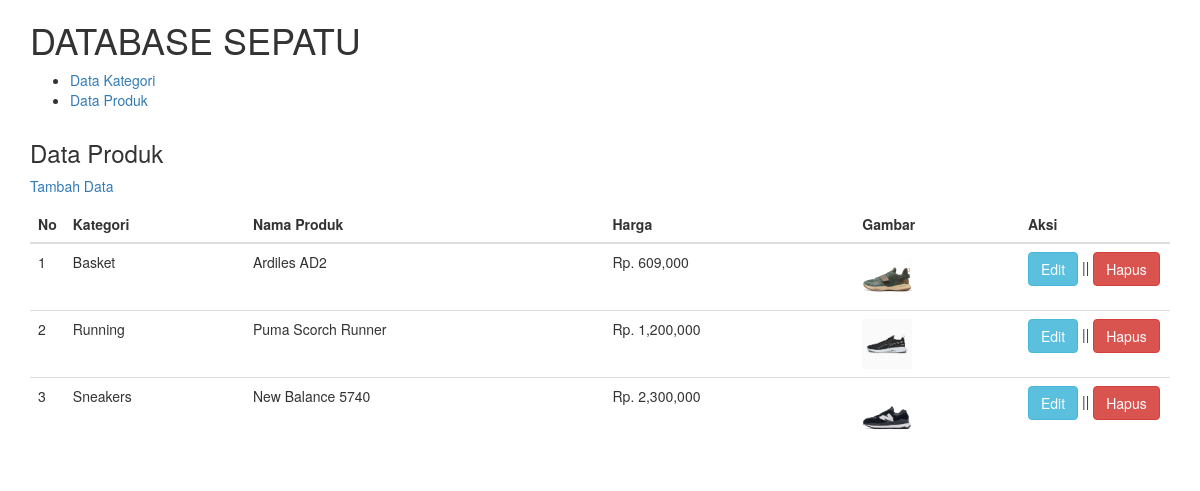
/data-produk.php, run on the app's committed database.
### tables this page shows
CREATE TABLE `tb_product` (
  `product_id` int(11) NOT NULL,
  `category_id` int(11) NOT NULL,
  `product_name` varchar(100) NOT NULL,
  `product_price` int(11) NOT NULL,
  `product_description` text NOT NULL,
  `product_image` varchar(100) NOT NULL,
  `data_created` timestamp NOT NULL DEFAULT current_timestamp()
);

CREATE TABLE `tb_category` (
  `category_id` int(11) NOT NULL,
  `category_name` varchar(25) NOT NULL
);

### data-produk.php (the view, shortened to what this page needs)
<?php
	include 'db.php';
?>
<!DOCTYPE html>
<html>
<head>
<link rel="stylesheet" href="https://maxcdn.bootstrapcdn.com/bootstrap/3.4.0/css/bootstrap.min.css">
</head>
<body>
	<header>
		<div class="container">
			<h1>DATABASE SEPATU</h1>
			<ul>
				<li><a href="data-kategori.php">Data Kategori</a></li>
				<li><a href="data-produk.php">Data Produk</a></li>
			</ul>
		</div>
	</header>
		<div class="container">
			<h3>Data Produk</h3>
				<p><a href="tambah-produk.php">Tambah Data</a></p>
				<table class="table">
					<thead>
						<tr>
							<th width="30px">No</th>
							<th>Kategori</th>
							<th>Nama Produk</th>
							<th>Harga</th>
							<th>Gambar</th>
							<th width="150px">Aksi</th>
						</tr>
					</thead>
					<tbody>
						<?php
							$no = 1;
							$produk = mysqli_query($conn, "SELECT * FROM tb_product LEFT JOIN tb_category USING (category_id) ORDER BY product_id DESC");
							if(mysqli_num_rows($produk) > 0){
							while($row = mysqli_fetch_array($produk)){
						?>
						<tr>
							<td><?php echo $no++ ?></td>
							<td><?php echo $row['category_name'] ?></td>
							<td><?php echo $row['product_name'] ?></td>
							<td>Rp. <?php echo number_format($row['product_price']) ?></td>
							<td><a href="produk/<?php echo $row['product_image'] ?>" target="_blank"> <img src="produk/<?php echo $row['product_image'] ?>" width="50px"> </a></td>
							<td>
								<a class="btn btn-info" href="edit-produk.php?id=<?php echo $row['product_id'] ?>">Edit</a> || <a class="btn btn-danger" href="proses-hapus.php?idp=<?php echo $row['product_id'] ?>" onclick="return confirm('Yakin ingin hapus ?')">Hapus</a>
							</td>
						</tr>
						<?php }}else{ ?>
							<tr>
								<td colspan="7">Tidak ada data</td>
							</tr>
						<?php } ?>
					</tbody>
				</table>
		</div>
</body>
</html>

### data on the page
tb_product: category.category_name "Basket", product_name "Ardiles AD2", product_price "609,000", product_image (picture)
tb_product: category.category_name "Running", product_name "Puma Scorch Runner", product_price "1,200,000", product_image (picture)
tb_product: category.category_name "Sneakers", product_name "New Balance 5740", product_price "2,300,000", product_image (picture)
